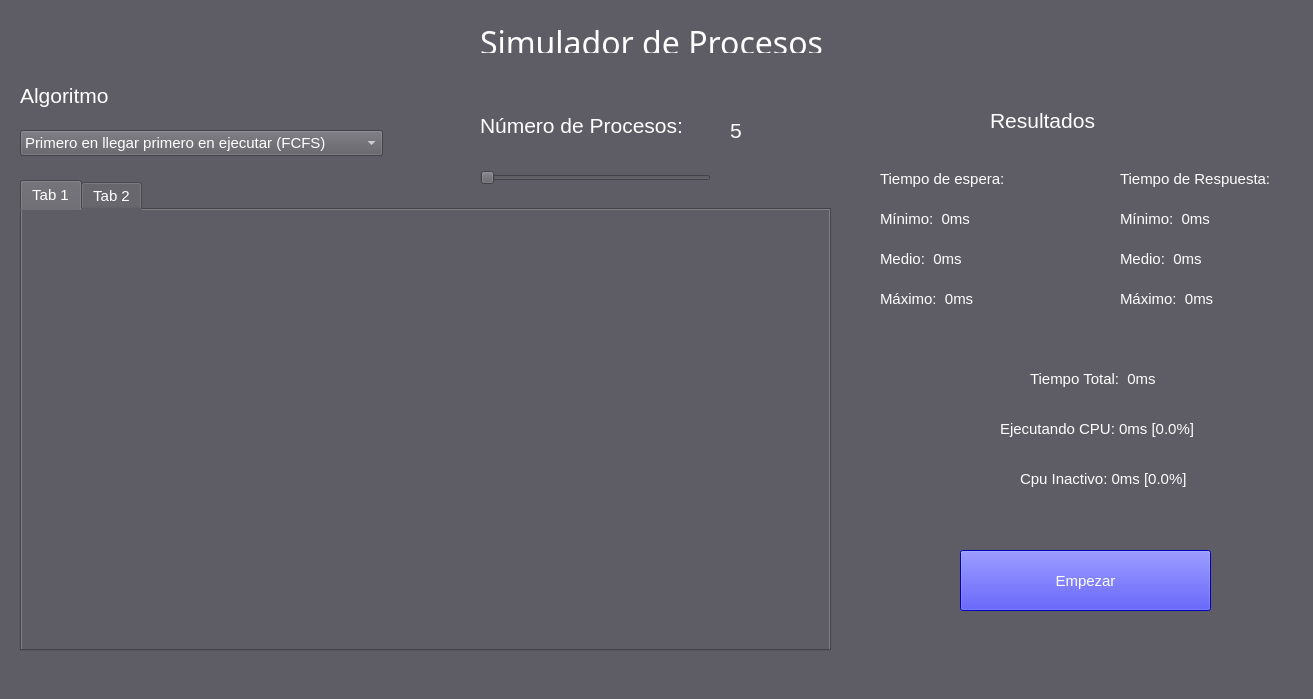
<?xml version="1.0" encoding="UTF-8"?>
<ui version="4.0">
 <class>MainWindow</class>
 <widget class="QMainWindow" name="MainWindow">
  <property name="geometry">
   <rect>
    <x>0</x>
    <y>0</y>
    <width>1313</width>
    <height>699</height>
   </rect>
  </property>
  <property name="minimumSize">
   <size>
    <width>1313</width>
    <height>0</height>
   </size>
  </property>
  <property name="font">
   <font>
    <pointsize>20</pointsize>
   </font>
  </property>
  <property name="windowTitle">
   <string>MainWindow</string>
  </property>
  <property name="styleSheet">
   <string notr="true">background-color: rgb(94, 92, 100);</string>
  </property>
  <widget class="QWidget" name="centralwidget">
   <widget class="QLabel" name="txtTitulo">
    <property name="geometry">
     <rect>
      <x>480</x>
      <y>20</y>
      <width>488</width>
      <height>33</height>
     </rect>
    </property>
    <property name="font">
     <font>
      <family>Ubuntu Sans</family>
      <pointsize>20</pointsize>
      <italic>false</italic>
      <fontweight>DemiBold</fontweight>
     </font>
    </property>
    <property name="styleSheet">
     <string notr="true">Color: rgb(255, 255, 255)</string>
    </property>
    <property name="text">
     <string>&lt;html&gt;&lt;head/&gt;&lt;body&gt;&lt;p&gt;&lt;span style=&quot; font-size:24pt;&quot;&gt;Simulador de Procesos&lt;/span&gt;&lt;/p&gt;&lt;/body&gt;&lt;/html&gt;</string>
    </property>
   </widget>
   <widget class="QLabel" name="textNumProcesos">
    <property name="geometry">
     <rect>
      <x>480</x>
      <y>100</y>
      <width>231</width>
      <height>51</height>
     </rect>
    </property>
    <property name="font">
     <font>
      <pointsize>11</pointsize>
     </font>
    </property>
    <property name="styleSheet">
     <string notr="true">Color: rgb(255, 255, 255);</string>
    </property>
    <property name="text">
     <string>&lt;html&gt;&lt;head/&gt;&lt;body&gt;&lt;p&gt;&lt;span style=&quot; font-size:16pt;&quot;&gt;Número de Procesos:&lt;/span&gt;&lt;/p&gt;&lt;/body&gt;&lt;/html&gt;</string>
    </property>
   </widget>
   <widget class="QSlider" name="sliderNumProcesos">
    <property name="geometry">
     <rect>
      <x>480</x>
      <y>170</y>
      <width>231</width>
      <height>16</height>
     </rect>
    </property>
    <property name="orientation">
     <enum>Qt::Orientation::Horizontal</enum>
    </property>
   </widget>
   <widget class="QLabel" name="numProcesos">
    <property name="geometry">
     <rect>
      <x>730</x>
      <y>110</y>
      <width>51</width>
      <height>41</height>
     </rect>
    </property>
    <property name="font">
     <font>
      <pointsize>11</pointsize>
     </font>
    </property>
    <property name="styleSheet">
     <string notr="true">Color: rgb(255, 255, 255);</string>
    </property>
    <property name="text">
     <string>&lt;html&gt;&lt;head/&gt;&lt;body&gt;&lt;p&gt;&lt;span style=&quot; font-size:16pt;&quot;&gt;5&lt;/span&gt;&lt;/p&gt;&lt;/body&gt;&lt;/html&gt;</string>
    </property>
   </widget>
   <widget class="QPushButton" name="btnSimular">
    <property name="geometry">
     <rect>
      <x>960</x>
      <y>550</y>
      <width>251</width>
      <height>61</height>
     </rect>
    </property>
    <property name="font">
     <font>
      <pointsize>11</pointsize>
     </font>
    </property>
    <property name="styleSheet">
     <string notr="true">background-color: rgb(0, 0, 255);
color: rgb(255,255,255);
</string>
    </property>
    <property name="text">
     <string>Empezar</string>
    </property>
   </widget>
   <widget class="QComboBox" name="AlgorithmSelect">
    <property name="geometry">
     <rect>
      <x>20</x>
      <y>130</y>
      <width>363</width>
      <height>26</height>
     </rect>
    </property>
    <property name="font">
     <font>
      <pointsize>11</pointsize>
     </font>
    </property>
    <property name="styleSheet">
     <string notr="true">Color: rgb(255, 255, 255);</string>
    </property>
    <item>
     <property name="text">
      <string>Primero en llegar primero en ejecutar (FCFS)</string>
     </property>
    </item>
    <item>
     <property name="text">
      <string>Primero el trabajo más corto (SJF)</string>
     </property>
    </item>
    <item>
     <property name="text">
      <string>Selección aleatoria</string>
     </property>
    </item>
    <item>
     <property name="text">
      <string>Planificación basada en prioridades (No Expulsivo)</string>
     </property>
    </item>
    <item>
     <property name="text">
      <string>Turno rotativo (round robin)</string>
     </property>
    </item>
    <item>
     <property name="text">
      <string>Primero el menor tiempo restante (SRTF)</string>
     </property>
    </item>
    <item>
     <property name="text">
      <string>Planificación basada en prioridades (Expulsivo)</string>
     </property>
    </item>
   </widget>
   <widget class="QLabel" name="txtAlgoritmo">
    <property name="geometry">
     <rect>
      <x>20</x>
      <y>80</y>
      <width>171</width>
      <height>31</height>
     </rect>
    </property>
    <property name="font">
     <font>
      <pointsize>11</pointsize>
     </font>
    </property>
    <property name="styleSheet">
     <string notr="true">Color: rgb(255, 255, 255);</string>
    </property>
    <property name="text">
     <string>&lt;html&gt;&lt;head/&gt;&lt;body&gt;&lt;p&gt;&lt;span style=&quot; font-size:16pt;&quot;&gt;Algoritmo&lt;/span&gt;&lt;/p&gt;&lt;/body&gt;&lt;/html&gt;</string>
    </property>
   </widget>
   <widget class="QLabel" name="txtResultados">
    <property name="geometry">
     <rect>
      <x>990</x>
      <y>100</y>
      <width>161</width>
      <height>41</height>
     </rect>
    </property>
    <property name="font">
     <font>
      <pointsize>16</pointsize>
     </font>
    </property>
    <property name="styleSheet">
     <string notr="true">Color: rgb(255, 255, 255);</string>
    </property>
    <property name="text">
     <string>Resultados</string>
    </property>
   </widget>
   <widget class="QLabel" name="txtEspera">
    <property name="geometry">
     <rect>
      <x>880</x>
      <y>170</y>
      <width>131</width>
      <height>18</height>
     </rect>
    </property>
    <property name="font">
     <font>
      <pointsize>11</pointsize>
     </font>
    </property>
    <property name="styleSheet">
     <string notr="true">Color: rgb(255, 255, 255);</string>
    </property>
    <property name="text">
     <string>Tiempo de espera:  </string>
    </property>
   </widget>
   <widget class="QLabel" name="txtEsperaAvg">
    <property name="geometry">
     <rect>
      <x>880</x>
      <y>250</y>
      <width>181</width>
      <height>18</height>
     </rect>
    </property>
    <property name="font">
     <font>
      <pointsize>11</pointsize>
     </font>
    </property>
    <property name="styleSheet">
     <string notr="true">Color: rgb(255, 255, 255);</string>
    </property>
    <property name="text">
     <string>Medio:  0ms</string>
    </property>
   </widget>
   <widget class="QLabel" name="txtEsperaMin">
    <property name="geometry">
     <rect>
      <x>880</x>
      <y>210</y>
      <width>161</width>
      <height>18</height>
     </rect>
    </property>
    <property name="font">
     <font>
      <pointsize>11</pointsize>
     </font>
    </property>
    <property name="styleSheet">
     <string notr="true">Color: rgb(255, 255, 255);</string>
    </property>
    <property name="text">
     <string>Mínimo:  0ms</string>
    </property>
   </widget>
   <widget class="QLabel" name="txtEsperaMax">
    <property name="geometry">
     <rect>
      <x>880</x>
      <y>290</y>
      <width>181</width>
      <height>18</height>
     </rect>
    </property>
    <property name="font">
     <font>
      <pointsize>11</pointsize>
     </font>
    </property>
    <property name="styleSheet">
     <string notr="true">Color: rgb(255, 255, 255);</string>
    </property>
    <property name="text">
     <string>Máximo:  0ms</string>
    </property>
   </widget>
   <widget class="QLabel" name="txtRespuesta">
    <property name="geometry">
     <rect>
      <x>1120</x>
      <y>170</y>
      <width>156</width>
      <height>18</height>
     </rect>
    </property>
    <property name="font">
     <font>
      <pointsize>11</pointsize>
     </font>
    </property>
    <property name="styleSheet">
     <string notr="true">Color: rgb(255, 255, 255);</string>
    </property>
    <property name="text">
     <string>Tiempo de Respuesta:  </string>
    </property>
   </widget>
   <widget class="QLabel" name="txtRespuestaMax">
    <property name="geometry">
     <rect>
      <x>1120</x>
      <y>290</y>
      <width>181</width>
      <height>18</height>
     </rect>
    </property>
    <property name="font">
     <font>
      <pointsize>11</pointsize>
     </font>
    </property>
    <property name="styleSheet">
     <string notr="true">Color: rgb(255, 255, 255);</string>
    </property>
    <property name="text">
     <string>Máximo:  0ms</string>
    </property>
   </widget>
   <widget class="QLabel" name="txtRespuestaAvg">
    <property name="geometry">
     <rect>
      <x>1120</x>
      <y>250</y>
      <width>191</width>
      <height>18</height>
     </rect>
    </property>
    <property name="font">
     <font>
      <pointsize>11</pointsize>
     </font>
    </property>
    <property name="styleSheet">
     <string notr="true">Color: rgb(255, 255, 255);</string>
    </property>
    <property name="text">
     <string>Medio:  0ms</string>
    </property>
   </widget>
   <widget class="QLabel" name="txtRespuestaMin">
    <property name="geometry">
     <rect>
      <x>1120</x>
      <y>210</y>
      <width>161</width>
      <height>18</height>
     </rect>
    </property>
    <property name="font">
     <font>
      <pointsize>11</pointsize>
     </font>
    </property>
    <property name="styleSheet">
     <string notr="true">Color: rgb(255, 255, 255);</string>
    </property>
    <property name="text">
     <string>Mínimo:  0ms</string>
    </property>
   </widget>
   <widget class="QLabel" name="txtTiempoTotal">
    <property name="geometry">
     <rect>
      <x>1030</x>
      <y>370</y>
      <width>161</width>
      <height>18</height>
     </rect>
    </property>
    <property name="font">
     <font>
      <pointsize>11</pointsize>
     </font>
    </property>
    <property name="styleSheet">
     <string notr="true">Color: rgb(255, 255, 255);</string>
    </property>
    <property name="text">
     <string>Tiempo Total:  0ms</string>
    </property>
   </widget>
   <widget class="QLabel" name="txtInactivo">
    <property name="geometry">
     <rect>
      <x>1020</x>
      <y>470</y>
      <width>251</width>
      <height>18</height>
     </rect>
    </property>
    <property name="font">
     <font>
      <pointsize>11</pointsize>
     </font>
    </property>
    <property name="styleSheet">
     <string notr="true">Color: rgb(255, 255, 255);</string>
    </property>
    <property name="text">
     <string>Cpu Inactivo: 0ms [0.0%]</string>
    </property>
   </widget>
   <widget class="QLabel" name="txtEjecutando">
    <property name="geometry">
     <rect>
      <x>1000</x>
      <y>420</y>
      <width>301</width>
      <height>18</height>
     </rect>
    </property>
    <property name="font">
     <font>
      <pointsize>11</pointsize>
     </font>
    </property>
    <property name="styleSheet">
     <string notr="true">Color: rgb(255, 255, 255);</string>
    </property>
    <property name="text">
     <string>Ejecutando CPU: 0ms [0.0%]</string>
    </property>
   </widget>
   <widget class="QTabWidget" name="tabWidget">
    <property name="geometry">
     <rect>
      <x>20</x>
      <y>180</y>
      <width>811</width>
      <height>471</height>
     </rect>
    </property>
    <property name="font">
     <font>
      <pointsize>11</pointsize>
     </font>
    </property>
    <property name="styleSheet">
     <string notr="true">Color: rgb(255, 255, 255);</string>
    </property>
    <property name="currentIndex">
     <number>0</number>
    </property>
    <widget class="QWidget" name="tab">
     <property name="styleSheet">
      <string notr="true">Color: rgb(255, 255, 255);</string>
     </property>
     <attribute name="title">
      <string>Tab 1</string>
     </attribute>
    </widget>
    <widget class="QWidget" name="tab_2">
     <property name="styleSheet">
      <string notr="true">Color: rgb(255, 255, 255);</string>
     </property>
     <attribute name="title">
      <string>Tab 2</string>
     </attribute>
    </widget>
   </widget>
  </widget>
 </widget>
 <resources/>
 <connections/>
</ui>
